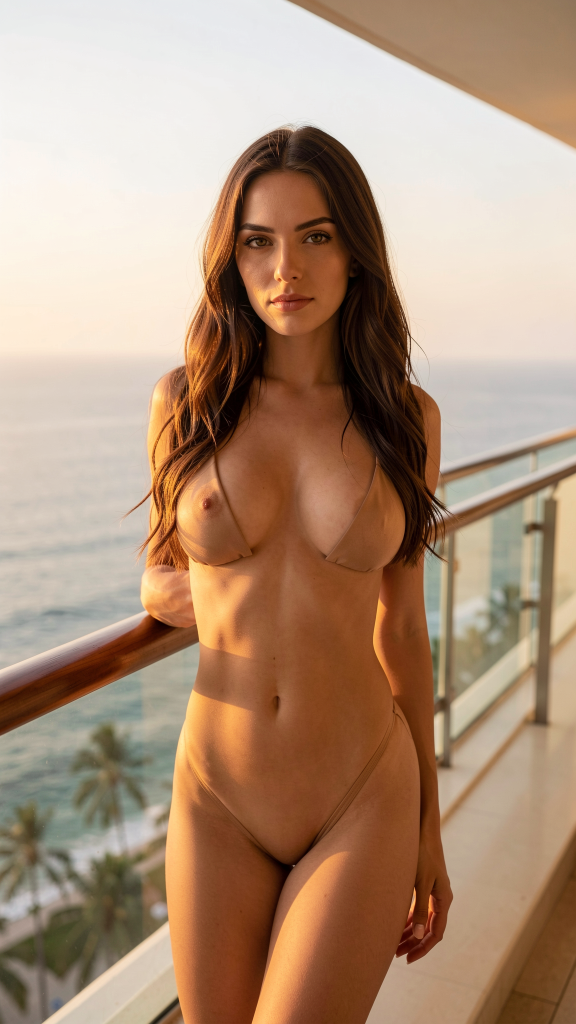
#> input picture jarvis_stage3_artifacts/jarvis_v5_content_factory/run_20260428_153710/photo_001.png, 1152 x 2048 px (shown at 1/2 size)
$ python -i ig_media_prep.py   (imports and definitions only)
#> lines starting #> are read from the running program, lines starting #| are printed output that depends on the picture
#> in prepare_for_ig, raw is the input picture: PIL image 1152x2048 RGB; mean R, G, B 173.6, 144.8, 122
# -*- coding: utf-8 -*-
"""Instagram media prep (Этап 3, кирпич 3c).

Instagram's Content Publishing API (see ``create_media_container`` in
:mod:`app.services.instagram_api`) requires a photo's ``image_url`` to point
at a public https host serving a JPEG with:

  - width between 320 and 1440 px
  - aspect ratio between 4:5 (0.8, portrait) and 1.91:1 (landscape)

``prepare_for_ig`` converts an arbitrary local image (PNG/WebP/JPEG, with or
without alpha) into a compliant JPEG: RGB, aspect fixed via center-crop or
padding (``IG_ASPECT_STRATEGY=crop|pad``, default crop), width clamped into
range, EXIF/ICC metadata stripped. ``host_for_ig`` chains that with the R2
uploader (:mod:`app.services.r2_storage`) to produce the public URL that
feeds straight into ``create_media_container``.
"""
from __future__ import annotations

import logging
import os
import tempfile
import urllib.error
import urllib.request
from pathlib import Path
from typing import Any, Optional

from PIL import Image, ImageOps

logger = logging.getLogger(__name__)

__all__ = [
    "IGMediaError",
    "MIN_WIDTH",
    "MAX_WIDTH",
    "MIN_ASPECT",
    "MAX_ASPECT",
    "MEDIA_URL_CHECK_TIMEOUT",
    "prepare_for_ig",
    "host_for_ig",
    "is_media_url_alive",
]

MEDIA_URL_CHECK_TIMEOUT = 10.0

MIN_WIDTH = 320
MAX_WIDTH = 1440
MIN_ASPECT = 4 / 5  # 0.8 — tallest allowed (portrait, 4:5)
MAX_ASPECT = 1.91  # widest allowed (landscape, 1.91:1)

_BACKGROUND = (255, 255, 255)
_JPEG_QUALITY = 90
_STRATEGIES = ("crop", "pad")


class IGMediaError(RuntimeError):
    """Raised when a source image cannot be prepared for IG publishing."""


def _resolve_strategy(explicit: Optional[str]) -> str:
    value = (explicit if explicit is not None else os.getenv("IG_ASPECT_STRATEGY", "crop"))
    value = value.strip().lower()
    if value not in _STRATEGIES:
        raise IGMediaError(
            f"invalid IG_ASPECT_STRATEGY: {value!r} (expected one of {_STRATEGIES})"
        )
    return value


def _flatten_to_rgb(img: Image.Image) -> Image.Image:
    """Drop any alpha channel, compositing onto a solid background."""
    if img.mode in ("RGBA", "LA") or (img.mode == "P" and "transparency" in img.info):
        rgba = img.convert("RGBA")
        canvas = Image.new("RGB", rgba.size, _BACKGROUND)
        canvas.paste(rgba, mask=rgba.split()[-1])
        return canvas
    return img.convert("RGB")


def _target_aspect(aspect: float) -> float:
    return min(max(aspect, MIN_ASPECT), MAX_ASPECT)


def _fix_aspect_crop(img: Image.Image) -> Image.Image:
    w, h = img.size
#> w = 1152; h = 2048
    aspect = w / h
#> aspect = 0.562
    target = _target_aspect(aspect)
#> target = 0.8
    if abs(aspect - target) < 1e-9:
        return img
    if aspect > target:  # too wide -> crop width
        new_w = max(1, round(h * target))
        left = (w - new_w) // 2
        return img.crop((left, 0, left + new_w, h))
    new_h = max(1, round(w / target))  # too tall -> crop height
#> new_h = 1440
    top = (h - new_h) // 2
#> top = 304
    return img.crop((0, top, w, top + new_h))
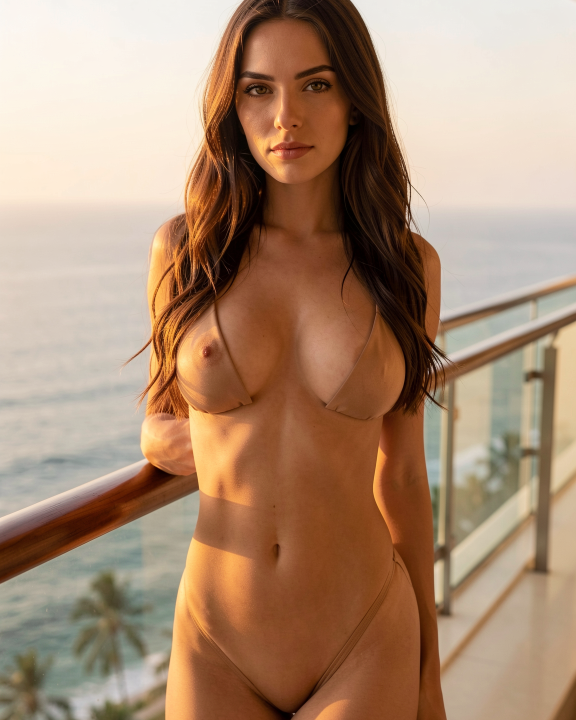
#> returned value: PIL image 1152x1440 RGB (shown at 1/2 size); mean R, G, B 170.6, 140.2, 116.1


# [15 lines left out: function _fix_aspect_pad, not called in this run]


def _resize_width(img: Image.Image) -> Image.Image:
    w, h = img.size
#> w = 1152; h = 1440
    if w < MIN_WIDTH:
        new_w = MIN_WIDTH
    elif w > MAX_WIDTH:
        new_w = MAX_WIDTH
    else:
        return img
    new_h = max(1, round(h * new_w / w))
    return img.resize((new_w, new_h), Image.LANCZOS)


def prepare_for_ig(path: str | Path, *, strategy: Optional[str] = None) -> Path:
    """Convert/resize/reframe ``path`` into an Instagram-ready JPEG.

    Writes a new file (the source is left untouched) and returns its path.
    """
    src = Path(path)
    if not src.exists() or not src.is_file():
        raise IGMediaError(f"file not found: {src}")

    mode = _resolve_strategy(strategy)

    try:
        with Image.open(src) as raw:
            img = ImageOps.exif_transpose(raw)
            img = _flatten_to_rgb(img)
    except IGMediaError:
        raise
    except Exception as exc:  # noqa: BLE001 — honest wrap of any Pillow failure
        raise IGMediaError(f"cannot read image {src}: {exc}") from exc

    img = _fix_aspect_crop(img) if mode == "crop" else _fix_aspect_pad(img)
    img = _resize_width(img)

    fd, tmp_name = tempfile.mkstemp(prefix="ig_", suffix=".jpg")
    os.close(fd)
    out_path = Path(tmp_name)
    img.save(out_path, "JPEG", quality=_JPEG_QUALITY)
    logger.info("prepared %s for IG -> %s (%dx%d)", src.name, out_path.name, *img.size)
    return out_path


# [39 lines left out: functions host_for_ig, is_media_url_alive, not called in this run]

>>> result = prepare_for_ig('../../jarvis_stage3_artifacts/jarvis_v5_content_factory/run_20260428_153710/photo_001.png')
